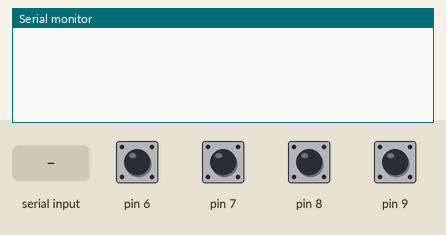
A sketch run on a simulated Arduino Uno, built with avr-gcc and run on an emulated ATmega328P. Parts: the last lines printed to the serial monitor. The test bench sets the inputs (shaded band); at power-on: pin 6–9 HIGH.

Above: at 1.2 s.
1.3 s: pin 6 pulled LOW for 0.15 s
At 2.6 s:
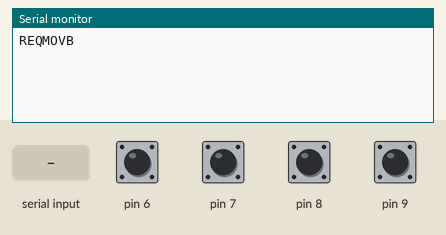
2.9 s: pin 7 pulled LOW for 0.15 s
At 3.6 s:
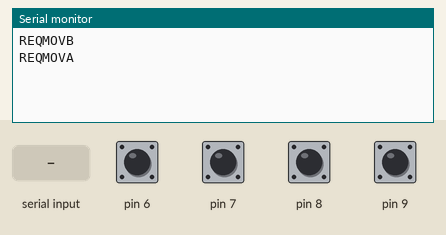
4.5 s: pin 8 pulled LOW for 0.15 s
At 5.2 s:
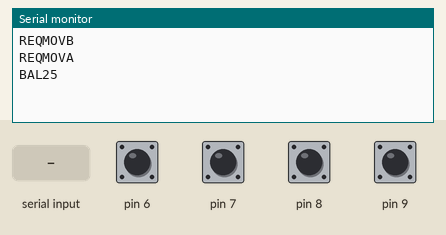
6.1 s: pin 9 pulled LOW for 0.15 s
At 6.8 s:
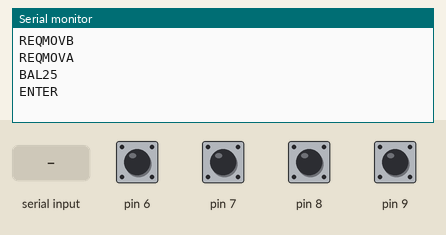
7.7 s: "1\n" received over Serial
At 8.3 s:
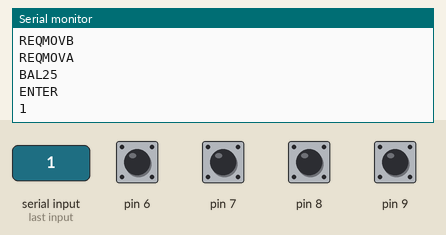
9.2 s: "0\n" received over Serial
At 10.4 s:
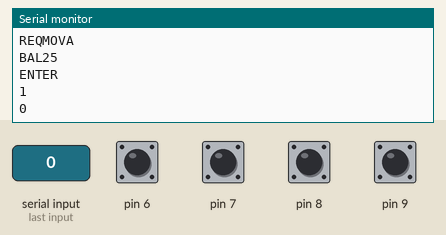

Measured:
- after the input at 1.3 s, the serial monitor: prints a new line after 0.14 s (image 1)
- after the input at 2.9 s, the serial monitor: prints a new line at once (image 2)
- after the input at 4.5 s, the serial monitor: prints a new line after 0.08 s (image 3)
- after the input at 6.1 s, the serial monitor: prints a new line after 0.12 s (image 4)
- after the input at 7.7 s, the serial monitor: prints a new line after 0.07 s (image 5)
- after the input at 9.2 s, the serial monitor: prints a new line after 0.06 s (image 6)

The sketch:

stringcomtest-works03-03-18.ino
```cpp
String incoming = "";

void setup() {
  // put your setup code here, to run once:
  Serial.begin(9600);
  pinMode(8, INPUT_PULLUP);
  pinMode(9, INPUT_PULLUP);
  pinMode(7, INPUT_PULLUP);
  pinMode(6, INPUT_PULLUP);
  Serial.setTimeout(50);
}

void loop() {
  // put your main code here, to run repeatedly:
  //incoming = Serial.readString();
  delay(100);
  bool stat = digitalRead(8);
  if (stat == 0) {
    Serial.print("BAL25\n");
    stat = 1;
  }
  bool enter = digitalRead(9);
  if (enter == 0) {
    Serial.print("ENTER\n");
    enter = 1;
  }
  bool selection = digitalRead(7);
  if (selection == 0) {
    Serial.print("REQMOVA\n");
    selection = 1;
  }
  bool selectiontwo = digitalRead(6);
  if (selectiontwo == 0) {
    Serial.print("REQMOVB\n");
    selectiontwo = 1;
  }
  if ((Serial.available())!=1) {
    incoming = Serial.readString();
    if (incoming != "") {
    Serial.print(incoming + '\n');
    }
  }

  //Serial.println(Serial.readString());
  //if (incoming != ""){
  //Serial.println(incoming);
  //}
}
```
